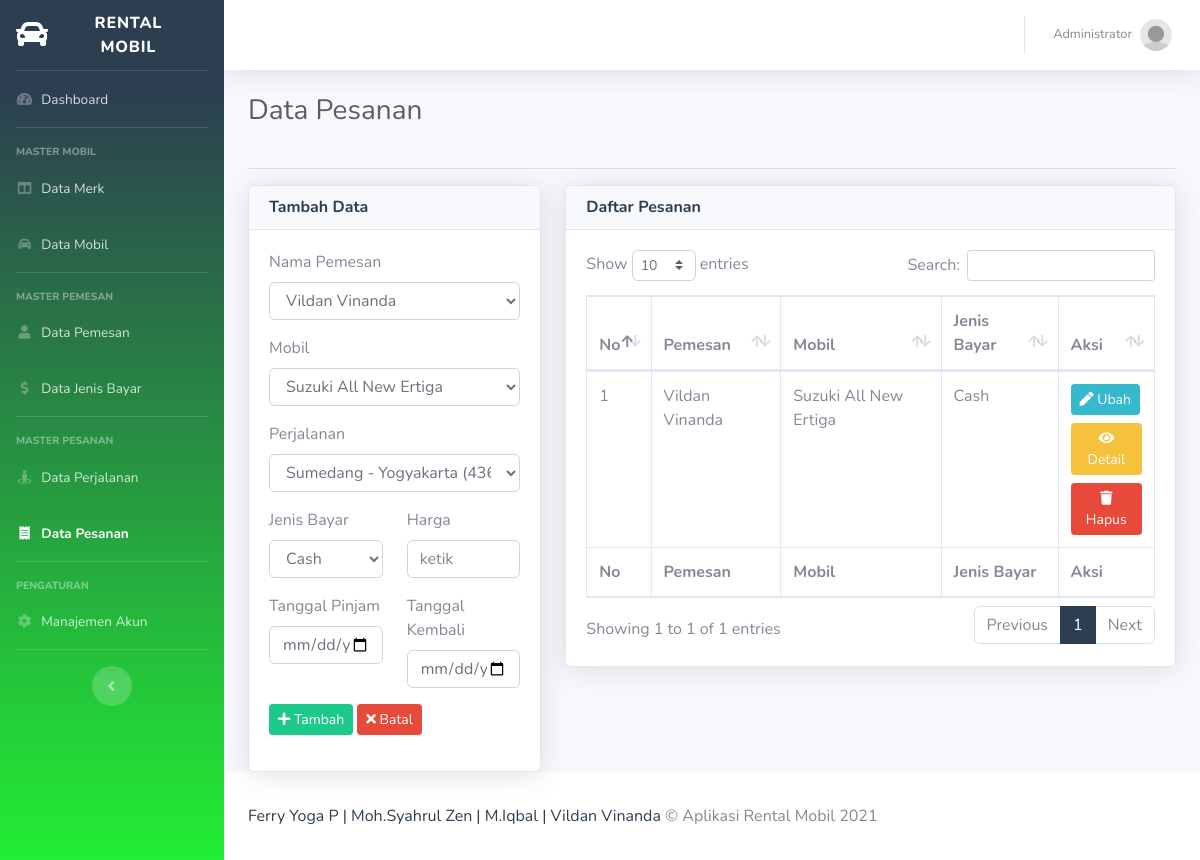
Screenshot of /reisego/pesanan (signed in) with the database file from the repository.
### tables this page shows
CREATE TABLE `tbl_pesanan` (
  `id` int(11) NOT NULL,
  `harga` int(11) DEFAULT NULL,
  `tgl_pinjam` date DEFAULT NULL,
  `tgl_kembali` date DEFAULT NULL,
  `id_pemesan` int(11) DEFAULT NULL,
  `id_mobil` int(11) DEFAULT NULL,
  `id_perjalanan` int(11) DEFAULT NULL,
  `id_jenis_bayar` int(11) DEFAULT NULL
);

CREATE TABLE `tbl_pemesan` (
  `id` int(11) NOT NULL,
  `nama` varchar(50) DEFAULT NULL,
  `alamat` varchar(100) DEFAULT NULL,
  `jenis_kelamin` enum('L','P') DEFAULT NULL,
  `foto` varchar(100) DEFAULT NULL
);

CREATE TABLE `tbl_mobil` (
  `id` int(11) NOT NULL,
  `nama` varchar(30) DEFAULT NULL,
  `warna` varchar(20) DEFAULT NULL,
  `no_polisi` varchar(10) DEFAULT NULL,
  `jumlah_kursi` int(1) DEFAULT NULL,
  `tahun_beli` int(4) DEFAULT NULL,
  `gambar` varchar(100) DEFAULT NULL,
  `id_merk` int(11) DEFAULT NULL
);

CREATE TABLE `tbl_jenis_bayar` (
  `id` int(11) NOT NULL,
  `jenis_bayar` varchar(20) DEFAULT NULL
);

### reisego/controllers/C_Pesanan.php (called while the page is built, shortened)
<?php
class C_Pesanan extends Controller {
	public function __construct(){
		$this->pesanan = $this->model('M_Pesanan');
		$this->j_bayar = $this->model('M_Jenis_Bayar');
		$this->mobil = $this->model('M_Mobil');
		$this->pemesan = $this->model('M_Pemesan');
		$this->perjalanan = $this->model('M_Perjalanan');
	}
	public function index(){
		$data = [
			'aktif' => 'pesanan',
			'judul' => 'Data Pesanan',
			'data_pesanan' => $this->pesanan->lihat(),
			'data_pemesan' => $this->pemesan->lihat(),
			'data_mobil' => $this->mobil->lihat(),
			'data_perjalanan' => $this->perjalanan->lihat(),
			'data_jenis_bayar' => $this->j_bayar->lihat(),
			'no' => 1
		];
		$this->view('pesanan/index', $data);
	}
}

### reisego/index.php (called while the page is built, shortened)
<?php
require_once BASEPATH . DS . 'core' . DS . 'Database.php';
require_once BASEPATH . DS . 'core' . DS . 'Model.php';
new Route();
?>

### reisego/functions/url_function.php (called while the page is built, shortened)
<?php
function base_url($path = null){
	if(isset($path)){
		$path = filter_var($path, FILTER_SANITIZE_URL);
		$path = rtrim($path, '/');
		return BASE_URL . $path;
	}
	return BASE_URL;
}

### reisego/core/Model.php (called while the page is built, shortened)
<?php
class Model {
	public function __construct(){
		$this->db = new Database();
	}
	public function get($table, $kolom = []){
		if (count($kolom) == 0) {
			$this->_query = "SELECT * FROM {$table}";
		} else {
			$i = 0;
			$total = count($kolom);
			$this->_query = "SELECT ";
			foreach ($kolom as $k) {
				$i++;
				$this->_query = $this->_query . "{$k}";
				if($total > $i) $this->_query = $this->_query . ', ';
			}
			$this->_query = $this->_query . " FROM {$table}";
		}
	}
	public function setQuery($query){
		$this->_query = $query;
	}
	public function execute(){
		return $this->db->query($this->_query);
	}
}

### reisego/core/Database.php (called while the page is built, shortened)
<?php
class Database {
	public function __construct(){
		$this->_koneksi = new mysqli(DB_HOST, DB_USER, DB_PASS, DB_NAME);
	}
	public function query($query){
		return $this->_koneksi->query($query);
	}
}

### reisego/models/M_Pemesan.php (called while the page is built, shortened)
<?php
class M_Pemesan extends Model {
	public function lihat(){
		$query = $this->execute();
		return $query;
	}
}

### reisego/models/M_Mobil.php (called while the page is built, shortened)
<?php
class M_Mobil extends Model {
	public function lihat(){
		$query = $this->execute();
		return $query;
	}
}

### reisego/models/M_Perjalanan.php (called while the page is built, shortened)
<?php
class M_Perjalanan extends Model{
	public function lihat(){
		$query = $this->execute();
		return $query;
	}
}

### reisego/models/M_Jenis_Bayar.php (called while the page is built, shortened)
<?php
class M_Jenis_Bayar extends Model{
	public function lihat(){
		$query = $this->execute();
		return $query;
	}
}

### reisego/models/M_Pesanan.php (called while the page is built, shortened)
<?php
class M_Pesanan extends Model{
	public function lihat(){
		$query = $this->execute();
		return $query;
	}
}

### reisego/views/pesanan/index.php (the view, shortened to what this page needs)
<!DOCTYPE html>
<html lang="en">
<head>
	<link href="<?= base_url('sb-admin-2/') ?>/vendor/fontawesome-free/css/all.min.css" rel="stylesheet" type="text/css">
	<link href="<?= base_url('sb-admin-2/') ?>/css/sb-admin-2.min.css" rel="stylesheet">
	<link href="<?= base_url('sb-admin-2/') ?>/vendor/datatables/dataTables.bootstrap4.min.css" rel="stylesheet">
</head>
<body id="page-top">
	<div id="wrapper">
	<div id="content-wrapper" class="d-flex flex-column">
		<div id="content">
			<div class="container-fluid">
				<div class="row">
					<div class="col-sm-12">
						<div class="clearfix">
							<div class="float-left">
								<h1 class="h3 mb-4 text-gray-800"><?= $judul ?></h1>
							</div>
						</div>
						<hr>
					</div>
				</div>
				<div class="row">
					<div class="col-sm-4">
						<div class="card shadow">
							<div class="card-header">
								<h6 class="m-0 font-weight-bold text-primary">Tambah Data</h6>
							</div>
							<div class="card-body">
								<form method="POST" action="<?= base_url('pesanan/tambah') ?>" enctype="multipart/form-data">
								  	<div class="form-group">
								  		<label for="id_pemesan">Nama Pemesan</label>
								  		<select name="id_pemesan" id="id_pemesan" class="form-control">
								  			<?php while($pemesan = $data_pemesan->fetch_object()) : ?>
												<option value="<?= $pemesan->id ?>"><?= $pemesan->nama ?></option>
								  			<?php endwhile; ?>
								  		</select>
								  	</div>
								  	<div class="form-group">
								  		<label for="id_mobil">Mobil</label>
								  		<select name="id_mobil" id="id_mobil" class="form-control">
								  			<?php while($mobil = $data_mobil->fetch_object()) : ?>
												<option value="<?= $mobil->id ?>"><?= $mobil->nama ?></option>
								  			<?php endwhile; ?>
								  		</select>
								  	</div>
									<div class="form-group">
								  		<label for="id_perjalanan">Perjalanan</label>
								  		<select name="id_perjalanan" id="id_perjalanan" class="form-control">
								  			<?php while($perjalanan = $data_perjalanan->fetch_object()) : ?>
												<option value="<?= $perjalanan->id ?>"><?= $perjalanan->asal ?> - <?= $perjalanan->tujuan ?> (<?= $perjalanan->jarak ?> KM)</option>
								  			<?php endwhile; ?>
								  		</select>
								  	</div>
								  	<div class="row">
								  		<div class="col-md-6">
								  			<div class="form-group">
										  		<label for="id_jenis_bayar">Jenis Bayar</label>
										  		<select name="id_jenis_bayar" id="id_jenis_bayar" class="form-control">
										  			<?php while($jenis_bayar = $data_jenis_bayar->fetch_object()) : ?>
														<option value="<?= $jenis_bayar->id ?>"><?= $jenis_bayar->jenis_bayar ?></option>
										  			<?php endwhile; ?>
										  		</select>
										  	</div>
								  		</div>
								  		<div class="col-md-6">
								  			<div class="form-group">
										  		<label for="harga">Harga</label>
										  		<input type="number" name="harga" id="harga" placeholder="ketik" required="required" autocomplete="off" class="form-control">
										  	</div>
								  		</div>
								  	</div>
									<div class="row">
										<div class="col-md-6">
											<div class="form-group">
										  		<label for="tgl_pinjam">Tanggal Pinjam</label>
										  		<input type="date" name="tgl_pinjam" id="tgl_pinjam" required="required" autocomplete="off" class="form-control">
										  	</div>
									  	</div>
										<div class="col-md-6">
											<div class="form-group">
										  		<label for="tgl_kembali">Tanggal Kembali</label>
										  		<input type="date" name="tgl_kembali" id="tgl_kembali" required="required" autocomplete="off" class="form-control">
										  	</div>
									  	</div>
									</div>
								  	<div class="form-group">
										<button type="submit" class="btn btn-sm btn-success" name="tambah"><i class="fa fa-plus"></i> Tambah</button>
										<button type="reset" class="btn btn-sm btn-danger"><i class="fa fa-times"></i> Batal</button>
								  	</div>
								</form>
							</div>
						</div>
					</div>
					<div class="col-sm-8">
						<div class="card shadow">
							<div class="card-header">
								<h6 class="m-0 font-weight-bold text-primary">Daftar Pesanan</h6>
							</div>
							<div class="card-body">
								<table class="table table-bordered" id="dataTable" width="" cellspacing="0">
	                  				<thead>
	                    				<tr>
	                    					<th>No</th>
	                    					<th>Pemesan</th>
	                    					<th>Mobil</th>
	                    					<th>Jenis Bayar</th>
	                    					<th>Aksi</th>
	                    				</tr>
	                 				</thead>
	                  				<tfoot>
	                    				<tr>
	                    					<th>No</th>
	                    					<th>Pemesan</th>
	                    					<th>Mobil</th>
	                    					<th>Jenis Bayar</th>
	                    					<th>Aksi</th>
	                    				</tr>
	                  				</tfoot>
	                 				<tbody>
										<?php while($pesanan = $data_pesanan->fetch_object()) : ?>
											<tr>
												<td><?= $no++ ?></td>
												<td><?= $pesanan->nama_pemesan ?></td>
												<td><?= $pesanan->nama_mobil ?></td>
												<td><?= $pesanan->jenis_bayar ?></td>
												<td>
													<a href="<?= base_url('pesanan/ubah/' . $pesanan->id) ?>" class="btn btn-sm btn-info mb-2"><i class="fa fa-pen"></i> Ubah</a><br>
													<a href="<?= base_url('pesanan/detail/' . $pesanan->id) ?>" class="btn btn-sm btn-warning mb-2"><i class="fa fa-eye"></i> Detail</a><br>
	                 								<a href="<?= base_url('pesanan/hapus/' . $pesanan->id) ?>" class="btn btn-sm btn-danger" onclick="return confirm('apakah anda yakin?')"><i class="fa fa-trash"></i> Hapus</a>
												</td>
											</tr>
										<?php endwhile; ?>
									</tbody>
              					</table>
							</div>
						</div>
					</div>
				</div>
			</div>
		</div>
	</div>
	</div>
</body>
</html>

### rows the page displays
tbl_pesanan: id_pemesan.nama "Vildan Vinanda", id_mobil.nama "Suzuki All New Ertiga", id_jenis_bayar.jenis_bayar "Cash"

### other values shown
$_SESSION['login']['nama'] "Administrator"
$judul "Data Pesanan"
form field id_pemesan "Vildan Vinanda"
form field id_mobil "Suzuki All New Ertiga"
form field id_perjalanan "Sumedang - Yogyakarta (436 KM)"
form field id_jenis_bayar "Cash"
